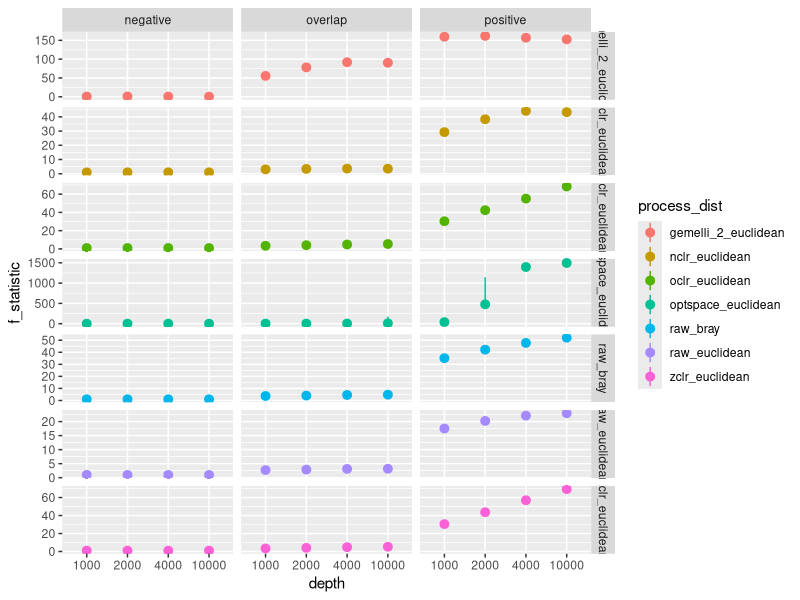
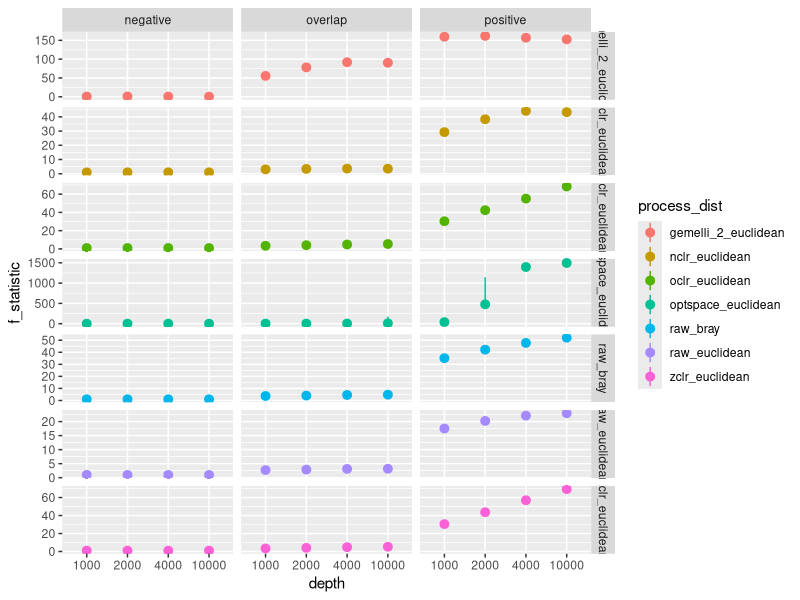

Recreate these plots in R, in order.
#!/usr/bin/env Rscript

library(tidyverse)
library(glue)

median_iqr <- function(x) {

    tibble(ymin = quantile(x, prob = 0.25),
            y = median(x),
            ymax = quantile(x, prob = 0.75))
}

datasets <- c("negative", "overlap", "positive")
processes <- c("raw", "oclr", "nclr", "zclr", "gemelli_2", "optspace")
depths <- c(1000, 2000, 4000, 10000)

read_tsv("data/pooled_data/permanova_treatment.tsv") %>%
  select(dataset, process, depth, process, distance, f_statistic, p_value) %>%
  filter(dataset %in% datasets,
        process %in% processes) %>%
  mutate(process_dist = glue("{process}_{distance}"),
        depth = factor(as.character(depth), levels = depths)) %>%
  ggplot(aes(x = depth, y = f_statistic, color = process_dist)) +
  # geom_boxplot() +
  stat_summary(fun.data = median_iqr, size = 0.5) +
  facet_grid(process_dist~dataset, scales = "free")

ggsave("figures/permanova_treatment_sim.tiff",
      width = 7.5, height = 10,
      compression = "lzw+p")
